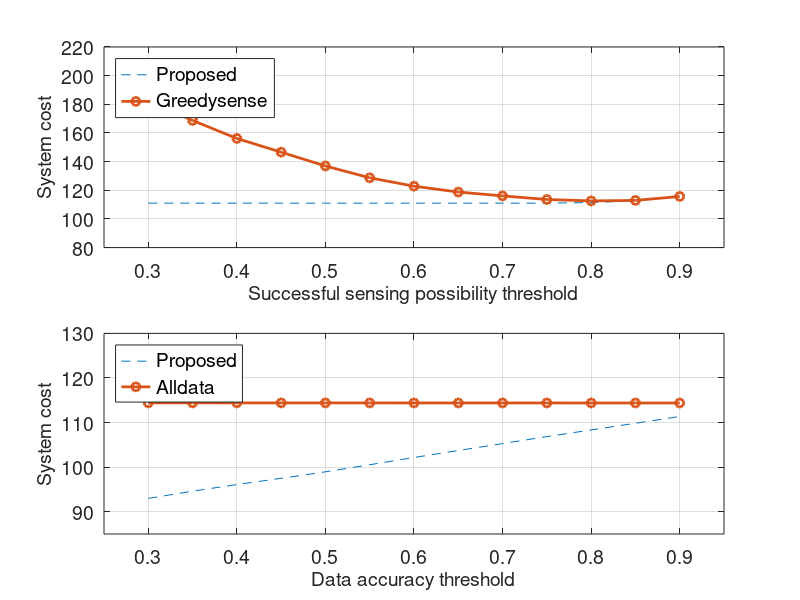

The MATLAB script that drew this image:
op1 = [92.9816687698600;94.6097342157858;96.0907268881011;97.4926343911639;98.9482877413952;100.535060459018;102.162062263852;103.724981903480;105.282227671363;106.850141424814;108.339352182345;109.843467202030;111.357761543621];
op1 = op1.';
op2 = [114.415348681846;114.415348681846;114.410920936788;114.407755024705;114.407755024705;114.402057917804;114.399361270598;114.396195358514;114.395206896637;114.395206896637;114.389509789737;114.386813142530;114.386813142530];
op2 = op2.';
pmin = 0.3:0.05:0.9;
op3 = [111.021470294926;111.021470294926;111.021470294926;111.021470294926;111.021470294926;111.021470294926;111.021470294926;111.021470294926;111.017357307612;111.053442692426;111.434250175396;112.598445870329;115.683075812848];
op3 = op3.';
op4 = [182.802184404700;168.738473984461;156.151023522500;146.597565437800;136.952411573725;128.700024497022;122.852804151538;118.762351373655;116.083395912195;113.569638583702;112.590699059809;112.931484188399;115.683075812848];
op4 = op4.';
pmin = 0.3:0.05:0.9;
subplot(2,1,2);
p1 = plot(pmin,op1,'--',pmin,op2,'-','marker','o','linewidth',2);
grid on;
set(gca,'fontsize',14);
xlabel('Data accuracy threshold','fontsize',14);
ylabel('System cost','fontsize',14);
ylim([85,130]);
xlim([0.25,0.95]);
legend('Proposed','Alldata','location','northwest','fontsize',14);
subplot(2,1,1);
p2 = plot(pmin,op3,'--',pmin,op4,'-','marker','o','linewidth',2);
grid on;
set(gca,'fontsize',14);
xlabel('Successful sensing possibility threshold','fontsize',14);
ylabel('System cost','fontsize',14);
ylim([80,220]);
xlim([0.25,0.95]);
legend('Proposed','Greedysense','location','northwest','fontsize',14);
